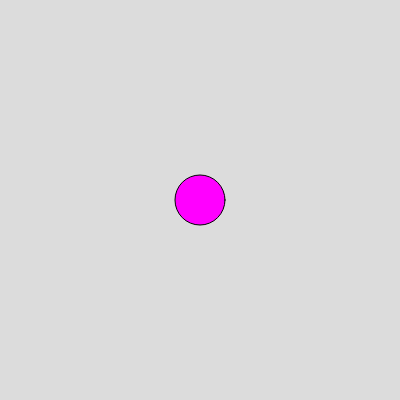
Frame 1 (no input)
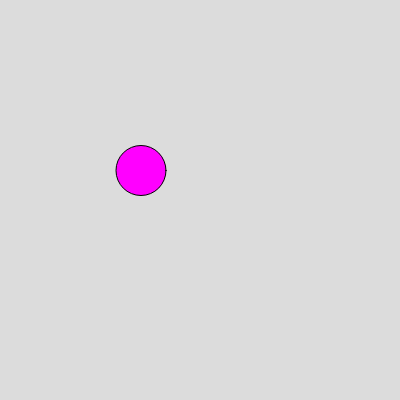
Frame 60 (no input)
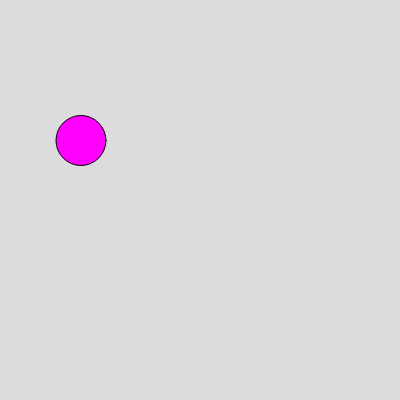
Frame 120 (the mouse pressed at the canvas centre since frame 60)

The p5.js sketch that drew these frames (run headless with seeded random() and noise() and a simulated clock; from frame 60 on, the mouse is pressed at the canvas centre):

// p5.js sketch
// ── sketch.js
let x;
let y;
let xspeed;
let yspeed;

function setup() {
  createCanvas(400, 400);
  x = width/2
  y = height/2
  xspeed = -1;
  yspeed = 0.5*xspeed;
}

function draw() {
  background(220);
  fill(255,0,255);
  circle(x,y,50);
  x+=xspeed;
  y+=yspeed;
  if(x < 0) {
    xspeed = xspeed*-1
    yspeed = yspeed*1
  } else if(x > 400) {
    xspeed = xspeed*-1
    yspeed = yspeed*1
  }
  if(y < 0) {
    xspeed = xspeed*1
    yspeed = yspeed*-1
  } else if(y > 400) {
    xspeed = xspeed*1
    yspeed = yspeed*-1
  }
  if(mouseIsPressed == true) {
    
  }
}
